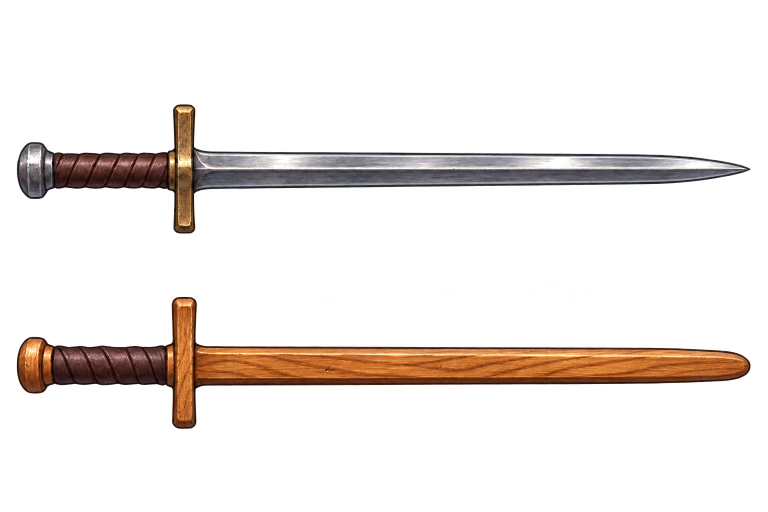
#> input picture src/assets/hero/weapons/source.png, 1536 x 1024 px, found by its file name (shown at 1/2 size)
$ python build_hero_death.py
#> lines starting #> are read from the running program, lines starting #| are printed output that depends on the picture
"""Pack Sion's six collapse poses into a compact runtime atlas."""
import json
from pathlib import Path

from PIL import Image

ROOT = Path(__file__).resolve().parents[1] / 'src/assets/hero/academy/death'
CELL = 512
TILE_WIDTH, TILE_HEIGHT = 340, 320
SCALE = .88
# First pose is anchored between the boots. Later poses keep contact on the
# same world line as the supporting hand, shoulder and side reach the floor.
PIVOT_X = [246, 245, 246, 246, 246, 246]


def main():
    sheet = Image.open(ROOT / 'source.png')
#> sheet is the input picture: PIL image 1536x1024 RGBA; mean R, G, B, A 51.8, 37.5, 29.3, 35.8
    assert sheet.size == (1536, 1024) and sheet.mode == 'RGBA'
    atlas = Image.new('RGBA', (TILE_WIDTH * 3, TILE_HEIGHT * 2))
#> atlas: PIL image 1020x640 RGBA; every value is 0
    frames = []
    for index, pivot in enumerate(PIVOT_X):
        col, row = index % 3, index // 3
        left, top = col * CELL, row * CELL
        cell = sheet.crop((left, top, left + CELL, top + CELL))
        alpha = cell.getchannel('A').point(lambda a: a if a >= 24 else 0)
        box = alpha.getbbox()
        assert box and min(box[:2]) > 0 and max(box[2:]) < CELL
        x0, y0, x1, y1 = box
        cell.putalpha(alpha)
        art = cell.crop(box).resize((round((x1 - x0) * SCALE), round((y1 - y0) * SCALE)), Image.Resampling.LANCZOS)
        assert art.width + 4 <= TILE_WIDTH and art.height + 4 <= TILE_HEIGHT
        x, y = col * TILE_WIDTH + 2, row * TILE_HEIGHT + 2
        atlas.paste(art, (x, y))
        frames.append({
            'name': f'death-{index}', 'texture': 'hero-academy-death',
            'x': x, 'y': y, 'w': art.width, 'h': art.height,
            'originX': round((pivot - x0) / (x1 - x0), 6), 'originY': 1,
            'scale': 1, 'blade': None,
        })
#> this loop made 1 pass
#> box on pass 1: (33, 208, 512, 468)
#> pass 1, in main, `cell = sheet.crop((left, top, left + CELL, top + CELL))`:
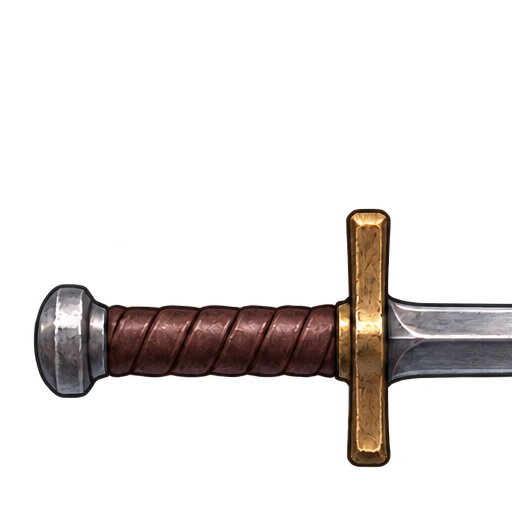
#> cell: PIL image 512x512 RGBA; mean R, G, B, A 45.2, 34.9, 30.3, 42.2; transparent parts drawn white
#> pass 1, in main, `alpha = cell.getchannel('A').point(lambda a: a if a >= 24 else 0)`:
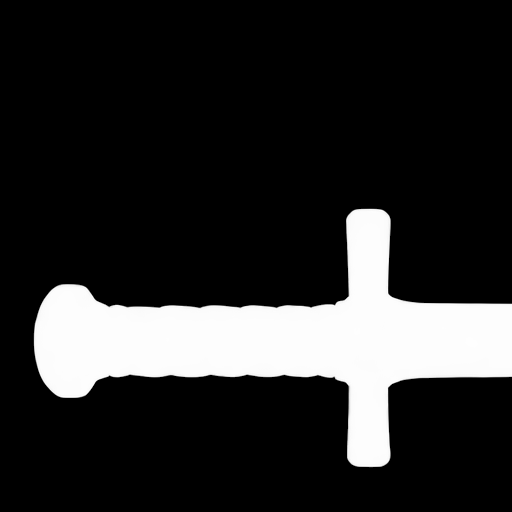
#> alpha: PIL image 512x512 L; min 0, max 254, mean 42.2
#> after the loop, frames = []
    atlas.save(ROOT / 'collapse.webp', lossless=True, method=6)
    (ROOT / 'frames.json').write_text(json.dumps({'frames': frames}, indent=2) + '\n')


if __name__ == '__main__':
#> (the run stopped early here; a loop or call above may not have finished)
